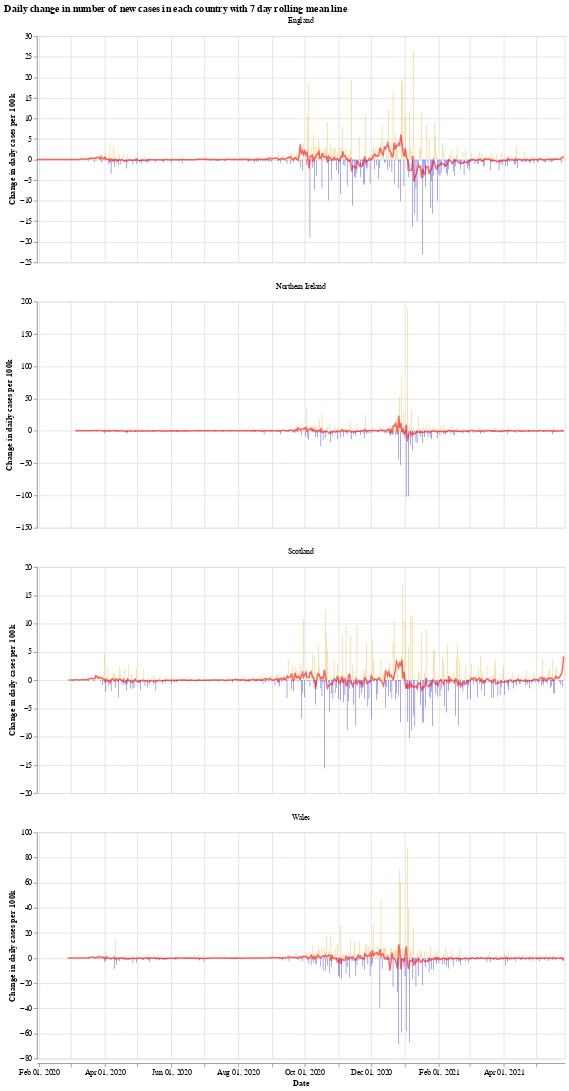

This figure's notebook cell:
### Markdown cell above
We will use the Python library `Altair` for visualising the data, see the [altair docs](https://altair-viz.github.io/) for more information.

First we have a graph which shows the daily change in the number of new cases for each country. This number jumps up and down all over the place, which is likely due to delay in reporting of new cases over the weekend. Another interesting thing is that it looks like the daily cases in Wales experienced a much shorter period of calm over the summer (calm in the sense of daily cases not jumping up and down).

The orange bars are days when the number of new cases (per 100k population) was more than the previous day, while the blue are days when the number of new cases dropped. The red line is the 7 day moving average. 

When the moving average line is below 0, it means that there is a consistent drop in new cases. We can see this clearly happening around the times that lockdowns were introduced (though, to varying degrees). I will update the graphs soon with a marker of when each lockdown started.

### Code cell
# collapse
import altair as alt

bars = alt.Chart(uk_cases).mark_bar().encode(
    x=alt.X("yearmonthdate(date):T", axis=alt.Axis(title='Date')),
    y=alt.Y("casesChangeRate:Q", axis=alt.Axis(title='Change in daily cases per 100k')),
    tooltip='casesChange',
    color=alt.condition(
        alt.datum.casesChangeRate > 0,
        alt.value("orange"),  # The positive color
        alt.value("blue")  # The negative color
    )
).properties(title='Daily change in number of new cases with 7 day rolling mean',width=700).interactive()

line = alt.Chart(uk_cases).mark_line(
    color='red',
    size=2,
    opacity=0.6
).transform_window(
    rolling_mean='mean(casesChangeRate)',
    frame=[0, 7],
    groupby=['areaName']
).encode(
    x='yearmonthdate(date):T',
    y='rolling_mean:Q'
)

alt.layer(bars, line, data=uk_cases).facet(alt.Column(
    'areaName', title=''), columns=1).resolve_scale(y='independent').properties(title='Daily change in number of new cases in each country with 7 day rolling mean line')

### Figure 1 — Vega-Lite specification as saved in the notebook (floating-point values rounded to 4 significant figures; data arrays with more than 128 entries replaced by an {"elided": "..."} marker saying what was removed)
{"config": {"view": {"continuousWidth": 400, "continuousHeight": 300}}, "data": {"name": "data-666f75949a72182a00c2ad487cc519b6"}, "facet": {"type": "nominal", "field": "areaName", "title": ""}, "spec": {"layer": [{"mark": "bar", "encoding": {"color": {"condition": {"value": "orange", "test": "(datum.casesChangeRate > 0)"}, "value": "blue"}, "tooltip": {"type": "quantitative", "field": "casesChange"}, "x": {"type": "temporal", "axis": {"title": "Date"}, "field": "date", "timeUnit": "yearmonthdate"}, "y": {"type": "quantitative", "axis": {"title": "Change in daily cases per 100k"}, "field": "casesChangeRate"}}, "selection": {"selector001": {"type": "interval", "bind": "scales", "encodings": ["x", "y"]}}, "title": "Daily change in number of new cases with 7 day rolling mean", "width": 700}, {"mark": {"type": "line", "color": "red", "opacity": 0.6, "size": 2}, "encoding": {"x": {"type": "temporal", "field": "date", "timeUnit": "yearmonthdate"}, "y": {"type": "quantitative", "field": "rolling_mean"}}, "transform": [{"window": [{"op": "mean", "field": "casesChangeRate", "as": "rolling_mean"}], "frame": [0, 7], "groupby": ["areaName"]}]}]}, "columns": 1, "resolve": {"scale": {"y": "independent"}}, "title": "Daily change in number of new cases in each country with 7 day rolling mean line", "$schema": "https://vega.github.io/schema/vega-lite/v4.8.1.json", "datasets": {"data-666f75949a72182a00c2ad487cc519b6": {"elided": "1840 records"}}}
